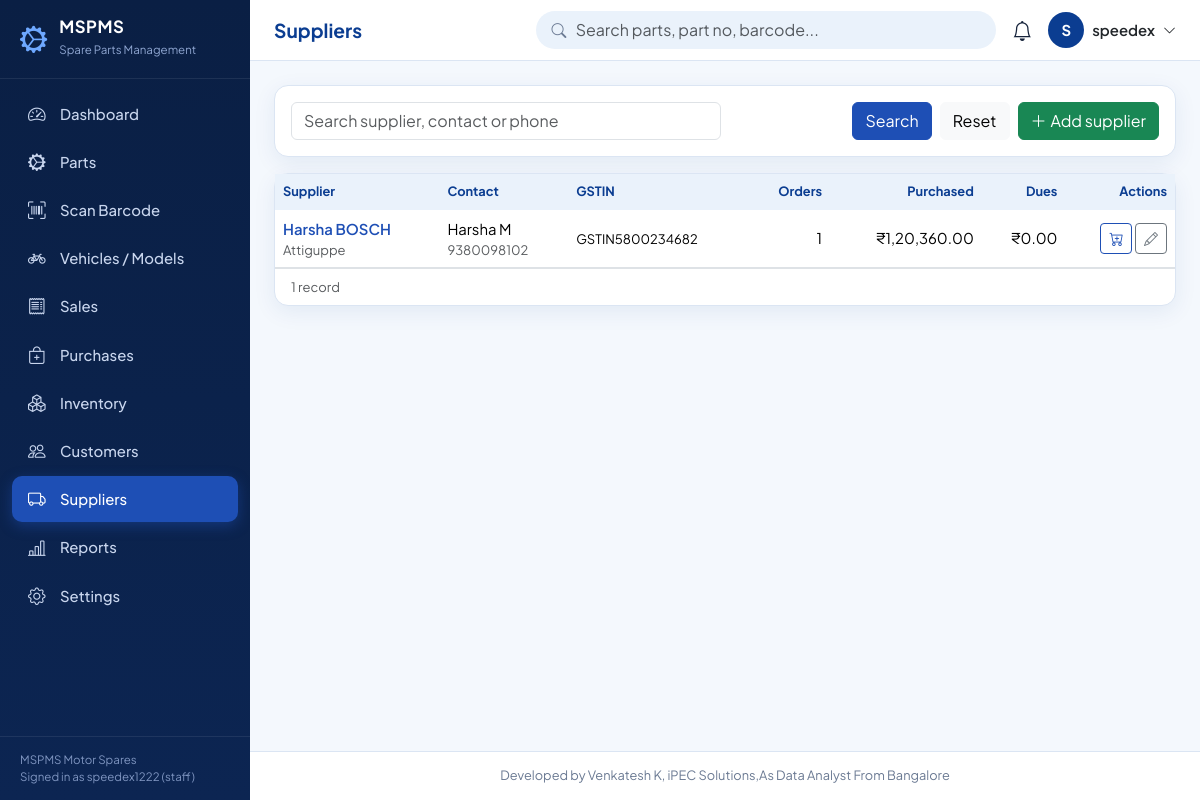
The app's page /suppliers (signed in) with its own data.
### tables this page shows
CREATE TABLE settings (
    key   TEXT PRIMARY KEY,
    value TEXT
);

CREATE TABLE users (
    id            INTEGER PRIMARY KEY AUTOINCREMENT,
    username      TEXT NOT NULL UNIQUE COLLATE NOCASE CHECK (length(username) >= 3),
    password_hash TEXT NOT NULL,
    full_name     TEXT NOT NULL,
    email         TEXT,
    role          TEXT NOT NULL DEFAULT 'staff' CHECK (role IN ('admin','manager','staff')),
    active        INTEGER NOT NULL DEFAULT 1 CHECK (active IN (0,1)),
    created_at    TEXT NOT NULL DEFAULT (datetime('now','localtime'))
);

CREATE TABLE suppliers (
    id             INTEGER PRIMARY KEY AUTOINCREMENT,
    name           TEXT NOT NULL UNIQUE COLLATE NOCASE,
    contact_person TEXT,
    phone          TEXT,
    email          TEXT,
    address        TEXT,
    gstin          TEXT,
    created_at     TEXT NOT NULL DEFAULT (datetime('now','localtime'))
);

### app.py (the view)
@app.route("/suppliers")
def suppliers():
    q = request.args.get("q", "").strip()
    sql = SUP_SQL + (" WHERE s.name LIKE ? OR s.contact_person LIKE ? OR s.phone LIKE ?" if q else "") + " ORDER BY s.name"
    rows, pg = paginate(sql, [f"%{q}%"] * 3 if q else [], page_arg(), 10)
    return render_template("suppliers.html", rows=rows, pg=pg, a=request.args)

### app.py (called while the page is built)
def get_db():
    if "db" not in g:
        g.db = sqlite3.connect(DB_PATH)
        g.db.row_factory = sqlite3.Row
        g.db.execute("PRAGMA foreign_keys = ON")
    return g.db

def qall(sql, args=()):
    return get_db().execute(sql, args).fetchall()

def qone(sql, args=()):
    return get_db().execute(sql, args).fetchone()

def S(key, default=""):
    row = qone("SELECT value FROM settings WHERE key=?", (key,))
    return row["value"] if row and row["value"] is not None else default

def paginate(sql, args, page, per=10):
    total = qone(f"SELECT COUNT(*) c FROM ({sql})", args)["c"]
    pages = max(1, -(-total // per))
    page = min(max(page, 1), pages)
    rows = qall(f"{sql} LIMIT ? OFFSET ?", (*args, per, (page - 1) * per))
    return rows, dict(page=page, pages=pages, total=total, per=per)

def page_arg():
    try:
        return int(request.args.get("page", 1))
    except ValueError:
        return 1

def inr(v, dec=2):
    try:
        v = float(v or 0)
    except (TypeError, ValueError):
        return v
    neg, v = v < 0, abs(v)
    whole, _, frac = f"{v:.{dec}f}".partition(".")
    if len(whole) > 3:
        head, tail, groups = whole[:-3], whole[-3:], []
        while len(head) > 2:
            groups.insert(0, head[-2:])
            head = head[:-2]
        if head:
            groups.insert(0, head)
        whole = ",".join(groups + [tail])
    return ("-" if neg else "") + "₹" + whole + ("." + frac if dec else "")

@app.template_filter("inr")
def inr_filter(v, dec=2):
    return inr(v, dec)

@app.template_global()
def csrf_token():
    if "_csrf" not in session:
        session["_csrf"] = secrets.token_hex(16)
    return session["_csrf"]

@app.template_global()
def csrf_input():
    return Markup(f'<input type="hidden" name="csrf_token" value="{csrf_token()}">')

@app.context_processor
def inject_globals():
    ctx = dict(CREDIT=CREDIT, shop_name=S("shop_name", "MSPMS"))
    if g.get("user"):
        ctx["low_count"] = qone(f"SELECT COUNT(*) c FROM ({PARTS_SQL}) WHERE total_qty <= reorder_level")["c"]
        ctx["low_list"] = qall(f"{PARTS_SQL} WHERE COALESCE(t.q,0) <= p.reorder_level ORDER BY total_qty LIMIT 6")
    return ctx

### templates/suppliers.html (shortened to what this page needs)
{% extends 'base.html' %}
{% from 'macros.html' import pager, delete_btn, empty %}
{% block title %}Suppliers{% endblock %}
{% block content %}
<div class="card mb-3"><div class="card-body"><form method="get" class="row g-2 align-items-end">
  <div class="col-md-6"><input class="form-control" name="q" value="{{ a.get('q','') }}" placeholder="Search supplier, contact or phone"></div>
  <div class="col-md-6 d-flex gap-2 justify-content-md-end"><button class="btn btn-primary">Search</button><a class="btn btn-light" href="{{ url_for('suppliers') }}">Reset</a>
    <button type="button" class="btn btn-success" data-bs-toggle="modal" data-bs-target="#supModal" data-new-target="#supModal" data-title="Add supplier"><i class="bi bi-plus-lg me-1"></i>Add supplier</button></div></form></div></div>
<div class="card"><div class="table-responsive"><table class="table table-hover"><thead><tr><th>Supplier</th><th>Contact</th><th>GSTIN</th><th class="text-end">Orders</th><th class="text-end">Purchased</th><th class="text-end">Dues</th><th class="text-end">Actions</th></tr></thead><tbody>
{% for s in rows %}<tr><td><a class="fw-semibold text-decoration-none" href="{{ url_for('supplier_detail', sid=s.id) }}">{{ s.name }}</a><div class="small text-muted">{{ s.address or '' }}</div></td><td>{{ s.contact_person or '-' }}<div class="small text-muted">{{ s.phone or '' }}</div></td><td class="small">{{ s.gstin or '-' }}</td>
  <td class="text-end">{{ s.pos }}</td><td class="text-end">{{ s.purchased|inr }}</td><td class="text-end {{ 'text-danger fw-semibold' if s.dues > 0.005 }}">{{ s.dues|inr }}</td>
  <td class="text-end text-nowrap"><a class="btn btn-sm btn-outline-primary" href="{{ url_for('purchase_new') }}" title="New PO"><i class="bi bi-cart-plus"></i></a>
    <button class="btn btn-sm btn-outline-secondary" data-bs-toggle="modal" data-bs-target="#supModal" data-edit-target="#supModal" data-title="Edit supplier" data-id="{{ s.id }}" data-name="{{ s.name }}" data-contact_person="{{ s.contact_person or '' }}" data-phone="{{ s.phone or '' }}" data-email="{{ s.email or '' }}" data-address="{{ s.address or '' }}" data-gstin="{{ s.gstin or '' }}"><i class="bi bi-pencil"></i></button>
    {% if g.user.role != 'staff' %}{{ delete_btn(url_for('supplier_delete', sid=s.id), 'Delete supplier ' ~ s.name ~ '?') }}{% endif %}</td></tr>
{% else %}<tr><td colspan="7">{{ empty('No suppliers found.', 'truck') }}</td></tr>{% endfor %}</tbody></table></div>{{ pager(pg) }}</div>
{% endblock %}

### templates/base.html (shortened to what this page needs)
<!doctype html>
<html lang="en">
<head>
  <link href="https://cdn.jsdelivr.net/npm/bootstrap@5.3.3/dist/css/bootstrap.min.css" rel="stylesheet">
  <link href="https://cdn.jsdelivr.net/npm/bootstrap-icons@1.11.3/font/bootstrap-icons.min.css" rel="stylesheet">
  <link href="{{ url_for('static', filename='css/style.css') }}" rel="stylesheet">
</head>
<body>
{% set nav = [
  ('/', 'Dashboard', 'speedometer2'), ('/parts', 'Parts', 'gear-wide-connected'), ('/scan', 'Scan Barcode', 'upc-scan'),
  ('/bikes', 'Vehicles / Models', 'bicycle'), ('/sales', 'Sales', 'receipt'), ('/purchases', 'Purchases', 'bag-plus'),
  ('/inventory', 'Inventory', 'boxes'), ('/customers', 'Customers', 'people'), ('/suppliers', 'Suppliers', 'truck'),
  ('/reports', 'Reports', 'bar-chart-line'), ('/settings', 'Settings', 'gear')] %}
<aside class="sidebar" id="sidebar" aria-label="Main navigation">
  <div class="brand"><i class="bi bi-gear-wide-connected"></i><div><b>MSPMS</b><small>Spare Parts Management</small></div></div>
  <nav>
    {% for href, label, icon in nav %}
    <a href="{{ href }}" class="{{ 'active' if (request.path == '/' if href == '/' else request.path.startswith(href)) }}"><i class="bi bi-{{ icon }}"></i>{{ label }}</a>
    {% endfor %}
  </nav>
  <div class="side-foot">{{ shop_name }}<br>Signed in as {{ g.user.username }} ({{ g.user.role }})</div>
</aside>
<div class="main">
  <header class="topbar no-print">
    <h1 class="page-title">{% block page_title %}{{ self.title() }}{% endblock %}</h1>
    <div class="gsearch d-none d-sm-block">
      <i class="bi bi-search"></i>
      <form action="{{ url_for('parts_list') }}" method="get" autocomplete="off">
        <input class="form-control" id="globalSearch" name="q" placeholder="Search parts, part no, barcode..." aria-label="Search parts">
      </form>
    </div>
    <div class="dropdown ms-auto ms-sm-0">
      <a href="#" class="bell" data-bs-toggle="dropdown" aria-label="Notifications"><i class="bi bi-bell"></i>
        {% if low_count %}<span class="badge rounded-pill bg-danger">{{ low_count }}</span>{% endif %}</a>
    </div>
    <div class="dropdown">
      <a href="#" class="d-flex align-items-center gap-2 text-decoration-none text-dark" data-bs-toggle="dropdown" aria-label="User menu">
        <span class="avatar">{{ g.user.full_name[:1]|upper }}</span><span class="d-none d-md-inline fw-semibold">{{ g.user.full_name }}</span><i class="bi bi-chevron-down small"></i></a>
    </div>
  </header>
  <main class="content">
    {% block content %}{% endblock %}
  </main>
  <footer class="app-footer">{{ CREDIT }}</footer>
</div>
</body>
</html>

### static/css/style.css (style rules this page uses)
:root { --navy:#0A1F44; --royal:#0B3D91; --blue:#1E4FB5; --panel:#EAF2FB; --bg:#F4F8FD; --ink:#16233b; --muted:#6b7a93; --line:#dbe5f3; --ok:#12805c; --warn:#b7791f; --bad:#c0392b; --radius:14px; --shadow:0 6px 22px rgba(11,61,145,.08); --bs-primary:#1E4FB5; --bs-primary-rgb:30,79,181; --bs-body-font-family:'Plus Jakarta Sans',system-ui,-apple-system,'Segoe UI',Roboto,sans-serif; }
body { background:var(--bg);color:var(--ink);font-size:.93rem }
a { color:var(--blue) }
.btn-primary { --bs-btn-bg:var(--blue);--bs-btn-border-color:var(--blue);--bs-btn-hover-bg:var(--royal);--bs-btn-hover-border-color:var(--royal);--bs-btn-active-bg:var(--royal);--bs-btn-disabled-bg:var(--blue) }
.btn-outline-primary { --bs-btn-color:var(--blue);--bs-btn-border-color:var(--blue);--bs-btn-hover-bg:var(--blue);--bs-btn-hover-border-color:var(--blue) }
.sidebar { position:fixed;inset:0 auto 0 0;width:250px;background:linear-gradient(180deg,var(--navy) 0%,#0c2552 100%);color:#c9d6ee;z-index:1040;display:flex;flex-direction:column;transition:transform .25s ease }
.sidebar .brand { display:flex;gap:.75rem;align-items:center;padding:1.15rem 1.25rem;border-bottom:1px solid rgba(255,255,255,.08);color:#fff }
.sidebar .brand i { font-size:1.7rem;color:#6ea8ff }
.sidebar .brand b { display:block;letter-spacing:.5px;font-size:1.05rem;line-height:1.1 }
.sidebar .brand small { color:#8fa6d1;font-size:.72rem }
.sidebar nav { padding:.75rem;overflow-y:auto;flex:1 }
.sidebar nav a { display:flex;align-items:center;gap:.8rem;padding:.62rem .9rem;border-radius:10px;color:#c9d6ee;text-decoration:none;margin-bottom:2px;font-weight:500 }
.sidebar nav a i { font-size:1.1rem;width:1.3rem;text-align:center }
.sidebar nav a.active { background:var(--blue);color:#fff;box-shadow:0 4px 14px rgba(30,79,181,.45) }
.sidebar .side-foot { padding:.9rem 1.25rem;font-size:.72rem;color:#7f95c0;border-top:1px solid rgba(255,255,255,.08) }
.main { margin-left:250px;min-height:100vh;display:flex;flex-direction:column }
.topbar { position:sticky;top:0;z-index:1020;background:#fff;border-bottom:1px solid var(--line);padding:.7rem 1.5rem;display:flex;align-items:center;gap:1rem }
.page-title { font-size:1.2rem;font-weight:700;margin:0;color:var(--royal);white-space:nowrap }
.gsearch { position:relative;flex:1;max-width:460px;margin-left:auto }
.gsearch input { border-radius:30px;padding-left:2.4rem;background:var(--panel);border-color:transparent }
.gsearch>i { position:absolute;left:.95rem;top:50%;transform:translateY(-50%);color:var(--muted) }
.bell { position:relative;color:var(--ink);font-size:1.25rem }
.avatar { width:36px;height:36px;border-radius:50%;background:var(--royal);color:#fff;display:inline-flex;align-items:center;justify-content:center;font-weight:700 }
.content { padding:1.5rem;flex:1 }
.app-footer { padding:.9rem 1.5rem;text-align:center;color:var(--muted);font-size:.8rem;border-top:1px solid var(--line);background:#fff }
.card { border:1px solid var(--line);border-radius:var(--radius);box-shadow:var(--shadow) }
.table { --bs-table-bg:transparent;margin-bottom:0 }
.table thead th { background:var(--panel);color:var(--royal);font-weight:700;font-size:.8rem;border-bottom:0;white-space:nowrap }
.table td { vertical-align:middle }

### records on screen
settings: value "MSPMS Motor Spares"
users: user.username "speedex1222", user.role "staff", user "S", user.full_name "speedex"
suppliers: name "Harsha BOSCH", address "Attiguppe", contact_person "Harsha M", phone "9380098102", gstin "GSTIN5800234682", pos "1", purchased|inr "₹1,20,360.00", dues|inr "₹0.00"

### other values on screen
{{ label }} "Dashboard" "Parts" "Scan Barcode" "Vehicles / Models" "Sales" "Purchases" "Inventory" "Customers" "Suppliers" "Reports" "Settings"
{{ pg.total }} "1"
{{ CREDIT }} "Developed by Venkatesh K, iPEC Solutions,As Data Analyst From Bangalore"
